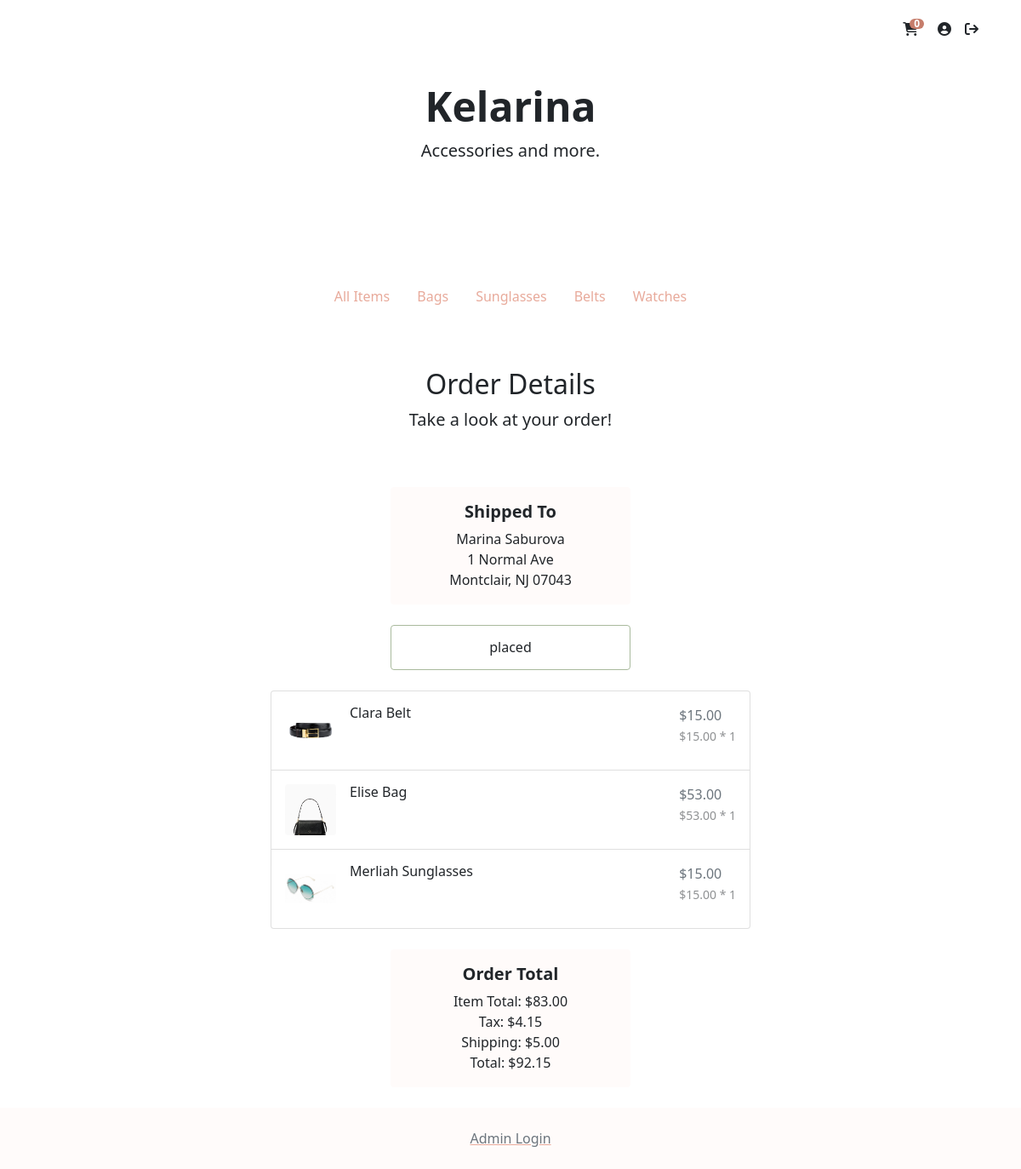
/?action=order-details&orderid=0000000055 (signed in), run on the app's committed database.
### tables this page shows
CREATE TABLE `orders` (
  `orderID` int(10) UNSIGNED ZEROFILL NOT NULL,
  `customerID` int(10) UNSIGNED ZEROFILL DEFAULT NULL,
  `email` varchar(60) NOT NULL,
  `itemsPrice` decimal(7,2) UNSIGNED NOT NULL,
  `shipping` decimal(4,2) UNSIGNED NOT NULL,
  `tax` decimal(4,2) UNSIGNED NOT NULL,
  `status` varchar(15) NOT NULL,
  `timePlaced` timestamp NOT NULL DEFAULT current_timestamp(),
  `shipFirstName` varchar(30) NOT NULL,
  `shipLastName` varchar(30) NOT NULL,
  `shipStreet` varchar(30) NOT NULL,
  `shipStreet2` varchar(30) DEFAULT NULL,
  `shipCity` varchar(30) NOT NULL,
  `shipState` char(2) NOT NULL,
  `shipZip` int(5) UNSIGNED ZEROFILL NOT NULL
);

CREATE TABLE `order_items` (
  `orderID` int(10) UNSIGNED ZEROFILL NOT NULL,
  `itemID` int(10) UNSIGNED ZEROFILL NOT NULL,
  `quantity` int(3) UNSIGNED NOT NULL,
  `price` decimal(5,2) UNSIGNED NOT NULL
);

CREATE TABLE `item` (
  `itemID` int(10) UNSIGNED ZEROFILL NOT NULL,
  `name` varchar(30) NOT NULL,
  `price` decimal(5,2) UNSIGNED NOT NULL,
  `quantity` int(3) UNSIGNED NOT NULL,
  `category` varchar(15) NOT NULL,
  `color` varchar(15) NOT NULL,
  `material` varchar(15) NOT NULL,
  `description` text DEFAULT NULL,
  `tags` text DEFAULT NULL
);

### function/customer-db.php (called while the page is built, shortened)
<?php
function getOrderDetails($orderID)
{
    global $db;
    $query = 'SELECT * FROM `orders` WHERE `orderID` = :orderID';
    $statement = $db->prepare($query);
    $statement->bindValue(':orderID', $orderID);
    $statement->execute();
    $orderInfo = $statement->fetch();
    return $orderInfo;
}
function getOrderItems($orderID)
{
    global $db;
    $query = 'SELECT `order_items`.*, `item`.`name` FROM `order_items` INNER JOIN `item` ON `order_items`.`itemID` = `item`.`itemID`  WHERE `orderID` = :orderID';
    $statement = $db->prepare($query);
    $statement->bindValue(':orderID', $orderID);
    $statement->execute();
    $items = $statement->fetchAll();
    return $items;
}

### function/store-db.php (called while the page is built, shortened)
<?php
function getItemImage($itemID)
{
    $path = "media/purse.jpg";
    $exts = array('bmp', 'png', 'jpg', 'jpeg');
    foreach ($exts as $ext) {
        if (file_exists("media/" . $itemID . "." . $ext)) {
            $path = "media/" . $itemID . "." . $ext;
        }
    }
    return $path;
}

### page/order-details.php (the view, shortened to what this page needs)
<?php
include('view/header.php');
include('view/navigation.php')
?>
<div class="container-fluid">
    <main>
        <div class="py-5 text-center">
            <h2>Order Details</h2>
            <p class="lead">Take a look at your order!</p>
        </div>
        <div class="container-fluid">
            <div class="py-0 text-center w-25 mx-auto">
                <div class="card bg-light sticky-top mb-4 border-light" style="top: 72px">
                    <div class="card-body">
                        <h5 class="card-title"><b>Shipped To</b></h5>
                        <p class="card-text my-0"><?php echo $order['shipFirstName'] . ' ' . $order['shipLastName'] ?></p>
                        <p class="card-text my-0"><?php echo $order['shipStreet'] ?></p>
                        <p class="card-text my-0"><?php echo $order['shipCity'] . ', ' . $order['shipState'] . ' ' . $order['shipZip'] ?></p>
                    </div>
                </div>
            </div>
            <div class="py-0 text-center w-25 mx-auto">
                <div class="card sticky-top bg-white mb-4 border-success" style="top: 72px">
                    <div class="card-body">
                        <h6 class="card-title my-0"><?php echo $order['status'] ?></h6>
                    </div>
                </div>
            </div>
            <div class="list-group w-50 mx-auto">
                <?php
                foreach ($items as $item) { ?>
                    <a href=".?action=product&itemid=<?php echo $item['itemID'] ?>#view" class="list-group-item list-group-item-action d-flex gap-3 py-3" aria-current="true">
                        <img src="<?php echo getItemImage($item['itemID']) ?>" alt="twbs" height="60px" width="60px" style="object-fit: cover" class="rounded flex-shrink-0">
                        <div class="d-flex gap-2 w-100 justify-content-between">
                            <div>
                                <h6 class="my-0"><?php echo $item['name'] ?></h6>
                            </div>
                            <div>
                                <p class="text-muted my-0">$<?php echo number_format($item['price'] * $item['quantity'], 2) ?></p>
                                <small class="opacity-50 my-0">$<?php echo number_format($item['price'], 2) . ' * ' . $item['quantity'] ?></small>
                            </div>
                        </div>
                    </a>
                <?php } ?>
            </div>
            <div class="my-4 text-center w-25 mx-auto">
                <div class="card bg-light sticky-top mb-4 border-light" style="top: 72px">
                    <div class="card-body">
                        <h5 class="card-title"><b>Order Total</b></h5>
                        <p class="card-text my-0">Item Total: $<?php echo number_format($order['itemsPrice'], 2) ?></p>
                        <p class="card-text my-0">Tax: $<?php echo number_format($order['tax'], 2) ?></p>
                        <p class="card-text my-0">Shipping: $<?php echo number_format($order['shipping'], 2) ?></p>
                        <p class="card-text my-0">Total: $<?php echo number_format(($order['itemsPrice'] + $order['tax'] + $order['shipping']), 2) ?></p>
                    </div>
                </div>
            </div>
    </main>
</div>
<?php include('view/footer.php') ?>

### data on the page
orders: shipFirstName "Marina", shipLastName "Saburova", shipStreet "1 Normal Ave", shipCity "Montclair", shipState "NJ", shipZip "07043", status "placed", itemsPrice "83.00", tax "4.15", shipping "5.00", $order['itemsPrice'] + $order['tax'] + $order['shipping'] "92.15"
order_items: shows a picture, itemID.name "Clara Belt", $item['price']*$item['quantity'] "15.00", price "15.00", quantity "1"
order_items: shows a picture, itemID.name "Elise Bag", $item['price']*$item['quantity'] "53.00", price "53.00", quantity "1"
order_items: shows a picture, itemID.name "Merliah Sunglasses", $item['price']*$item['quantity'] "15.00", price "15.00", quantity "1"

### other printed values
getCartNumOfItems() "0"
